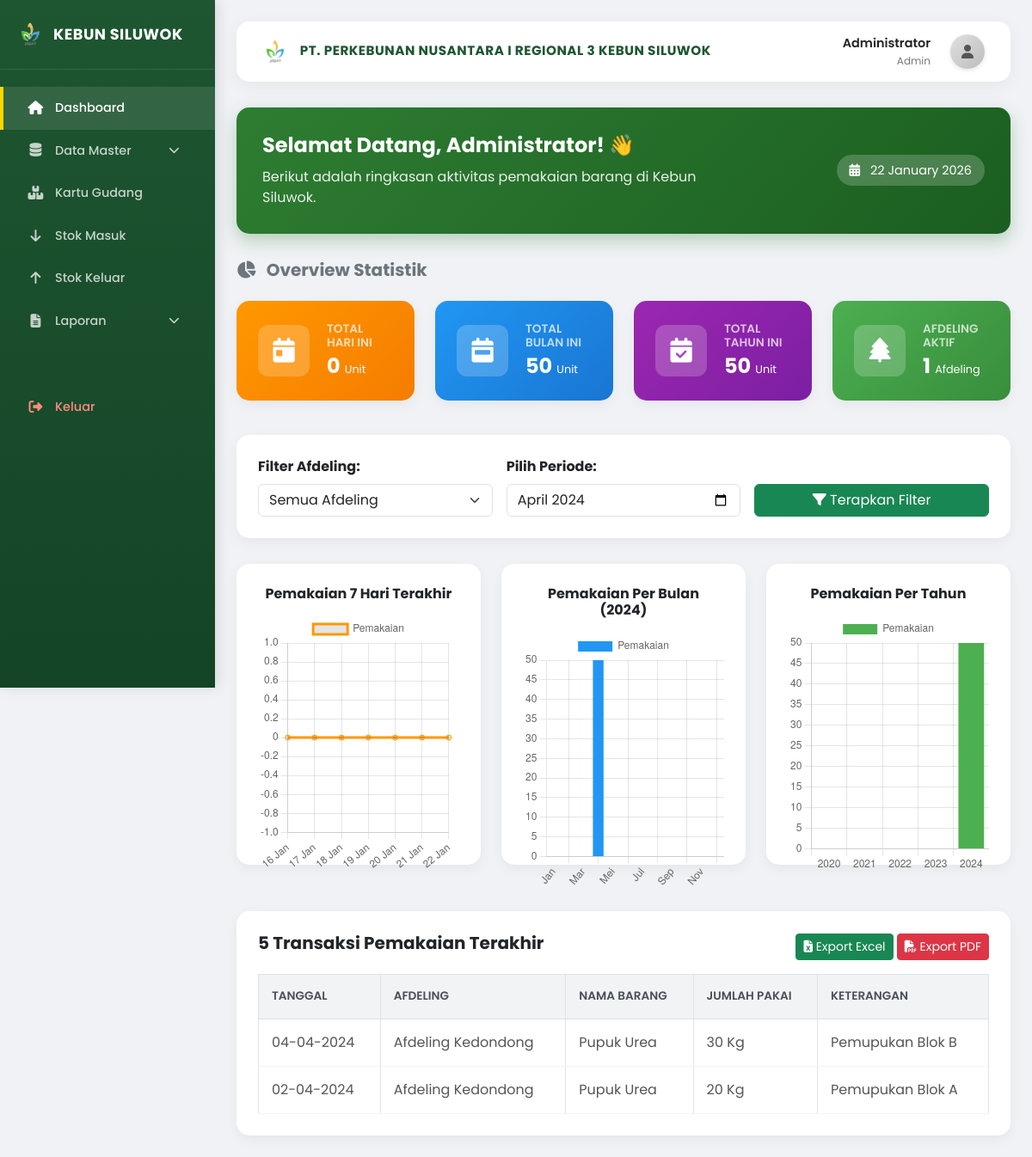
/dashboard.php (signed in), run on the app's committed database.
### tables this page shows
CREATE TABLE IF NOT EXISTS transaksi_gudang (
    id INT AUTO_INCREMENT PRIMARY KEY,
    tanggal DATE NOT NULL,
    id_barang INT NOT NULL,
    id_afdeling INT NOT NULL,
    no_bukti VARCHAR(50),
    nama_mandor VARCHAR(100),
    jenis_transaksi ENUM('masuk', 'keluar') NOT NULL,
    jumlah DECIMAL(10,2) NOT NULL,
    keterangan TEXT,
    created_at TIMESTAMP DEFAULT CURRENT_TIMESTAMP,
    FOREIGN KEY (id_barang) REFERENCES barang(id),
    FOREIGN KEY (id_afdeling) REFERENCES afdeling(id)
);

CREATE TABLE IF NOT EXISTS afdeling (
    id INT AUTO_INCREMENT PRIMARY KEY,
    nama_afdeling VARCHAR(100) NOT NULL
);

CREATE TABLE IF NOT EXISTS barang (
    id INT AUTO_INCREMENT PRIMARY KEY,
    kode_barang VARCHAR(20) NOT NULL,
    nama_barang VARCHAR(100) NOT NULL,
    satuan VARCHAR(20) NOT NULL,
    stok INT DEFAULT 0
);

### dashboard.php (the view, shortened to what this page needs)
<?php
require_once 'config/database.php';
$selected_afdeling = isset($_GET['afdeling']) ? $_GET['afdeling'] : '';
if (isset($_GET['bulan'])) {
    $selected_bulan = $_GET['bulan'];
} else {
    $stmt_max = $koneksi->query("SELECT MAX(tanggal) FROM transaksi_gudang");
    $max_date = $stmt_max->fetchColumn();
    $selected_bulan = $max_date ? date('Y-m', strtotime($max_date)) : date('Y-m');
}
$where_clause = "WHERE jenis_transaksi = 'keluar'";
$params = [];
try {
    $sql_hari = "SELECT SUM(jumlah) FROM transaksi_gudang $where_clause AND tanggal = CURDATE()";
    $stmt = $koneksi->prepare($sql_hari);
    $stmt->execute($params);
    $total_hari_ini = $stmt->fetchColumn() ?: 0;
    $sql_bulan = "SELECT SUM(jumlah) FROM transaksi_gudang $where_clause AND DATE_FORMAT(tanggal, '%Y-%m') = :bulan";
    $params_bulan = $params;
    $params_bulan[':bulan'] = $selected_bulan;
    $stmt = $koneksi->prepare($sql_bulan);
    $stmt->execute($params_bulan);
    $total_bulan_ini = $stmt->fetchColumn() ?: 0;
    $sql_tahun = "SELECT SUM(jumlah) FROM transaksi_gudang $where_clause AND YEAR(tanggal) = :tahun";
    $params_tahun = $params;
    $params_tahun[':tahun'] = date('Y', strtotime($selected_bulan));
    $stmt = $koneksi->prepare($sql_tahun);
    $stmt->execute($params_tahun);
    $total_tahun_ini = $stmt->fetchColumn() ?: 0;
    $sql_aktif = "SELECT COUNT(DISTINCT id_afdeling) FROM transaksi_gudang WHERE jenis_transaksi = 'keluar' AND DATE_FORMAT(tanggal, '%Y-%m') = :bulan";
    $stmt = $koneksi->prepare($sql_aktif);
    $stmt->execute([':bulan' => $selected_bulan]);
    $afdeling_aktif = $stmt->fetchColumn() ?: 0;
    $daily_labels = [];
    $daily_data = [];
    for ($i = 6; $i >= 0; $i--) {
        $date = date('Y-m-d', strtotime("-$i days"));
        $daily_labels[] = date('d M', strtotime($date));
        $sql_chart = "SELECT SUM(jumlah) FROM transaksi_gudang $where_clause AND tanggal = :date";
        $params_chart = $params;
        $params_chart[':date'] = $date;
        $stmt = $koneksi->prepare($sql_chart);
        $stmt->execute($params_chart);
        $daily_data[] = $stmt->fetchColumn() ?: 0;
    }
    $monthly_labels = ['Jan', 'Feb', 'Mar', 'Apr', 'Mei', 'Jun', 'Jul', 'Ags', 'Sep', 'Okt', 'Nov', 'Des'];
    $monthly_data = [];
    $current_year = date('Y', strtotime($selected_bulan));
    for ($m = 1; $m <= 12; $m++) {
        $month_str = sprintf("%02d", $m);
        $sql_chart = "SELECT SUM(jumlah) FROM transaksi_gudang $where_clause AND DATE_FORMAT(tanggal, '%Y-%m') = :month";
        $params_chart = $params;
        $params_chart[':month'] = "$current_year-$month_str";
        $stmt = $koneksi->prepare($sql_chart);
        $stmt->execute($params_chart);
        $monthly_data[] = $stmt->fetchColumn() ?: 0;
    }
    $yearly_labels = [];
    $yearly_data = [];
    for ($y = $current_year - 4; $y <= $current_year; $y++) {
        $yearly_labels[] = (string)$y;
        $sql_chart = "SELECT SUM(jumlah) FROM transaksi_gudang $where_clause AND YEAR(tanggal) = :year";
        $params_chart = $params;
        $params_chart[':year'] = $y;
        $stmt = $koneksi->prepare($sql_chart);
        $stmt->execute($params_chart);
        $yearly_data[] = $stmt->fetchColumn() ?: 0;
    }
    $sql_table = "SELECT t.*, a.nama_afdeling, b.nama_barang, b.satuan
                  FROM transaksi_gudang t
                  JOIN afdeling a ON t.id_afdeling = a.id
                  JOIN barang b ON t.id_barang = b.id
                  $where_clause
                  ORDER BY t.tanggal DESC, t.id DESC LIMIT 5";
    $stmt = $koneksi->prepare($sql_table);
    $stmt->execute($params);
    $recent_transactions = $stmt->fetchAll(PDO::FETCH_ASSOC);
} catch (PDOException $e) {
    die("Error Database: " . $e->getMessage());
}
?>
<!DOCTYPE html>
<html lang="id">
<head>
    <link href="https://cdn.jsdelivr.net/npm/bootstrap@5.3.0/dist/css/bootstrap.min.css" rel="stylesheet">
    <link rel="stylesheet" href="https://cdnjs.cloudflare.com/ajax/libs/font-awesome/6.4.0/css/all.min.css">
    <link rel="stylesheet" href="assets/css/dashboard.css">
</head>
<body>
    <div class="sidebar">
        <div class="sidebar-header">
            <img src="assets/img/log.png" alt="Logo" style="width: 30px;">
            <a href="#" class="sidebar-brand">KEBUN SILUWOK</a>
        </div>
        <ul class="sidebar-menu">
            <li><a href="dashboard.php" class="active"><i class="fas fa-home"></i> Dashboard</a></li>
            <li>
                <a href="#submenuDataMaster" data-bs-toggle="collapse" class="d-flex align-items-center">
                    <i class="fas fa-database"></i> Data Master
                    <i class="fas fa-chevron-down ms-auto" style="font-size: 0.8rem;"></i>
                </a>
            </li>
            <li><a href="kartu_gudang.php"><i class="fas fa-boxes"></i> Kartu Gudang</a></li>
            <li><a href="stok_masuk.php"><i class="fas fa-arrow-down"></i> Stok Masuk</a></li>
            <li><a href="stok_keluar.php"><i class="fas fa-arrow-up"></i> Stok Keluar</a></li>
            <li>
                <a href="#submenuLaporan" data-bs-toggle="collapse" class="d-flex align-items-center">
                    <i class="fas fa-file-alt"></i> Laporan
                    <i class="fas fa-chevron-down ms-auto" style="font-size: 0.8rem;"></i>
                </a>
            </li>
            <li style="margin-top: 50px;">
                <a href="logout.php" style="color: #ff8a80;"><i class="fas fa-sign-out-alt"></i> Keluar</a>
            </li>
        </ul>
    </div>
    <div class="main-content">
        <div class="top-navbar">
            <div class="d-flex align-items-center">
                <div class="company-title">
                    <img src="assets/img/log.png" alt="Logo" style="height: 30px; margin-right: 10px;">
                    PT. PERKEBUNAN NUSANTARA I REGIONAL 3 KEBUN SILUWOK
                </div>
            </div>
            <div class="user-profile">
                <div class="text-end me-2 d-none d-sm-block">
                    <div style="font-weight: 600; font-size: 0.9rem;"><?php echo $_SESSION['nama_lengkap']; ?></div>
                    <div style="font-size: 0.75rem; color: #777;"><?php echo ucfirst($_SESSION['role']); ?></div>
                </div>
                <div class="user-avatar">
                    <i class="fas fa-user"></i>
                </div>
            </div>
        </div>
        <div class="welcome-banner">
            <div class="row align-items-center">
                <div class="col-md-8">
                    <h4>Selamat Datang, <?php echo $_SESSION['nama_lengkap']; ?>! 👋</h4>
                    <p>Berikut adalah ringkasan aktivitas pemakaian barang di Kebun Siluwok.</p>
                </div>
                <div class="col-md-4 text-end d-none d-md-block">
                    <span style="font-size: 0.9rem; background: rgba(255,255,255,0.2); padding: 8px 15px; border-radius: 20px;">
                        <i class="fas fa-calendar-alt me-2"></i> <?php echo date('d F Y'); ?>
                    </span>
                </div>
            </div>
        </div>
        <div class="d-flex justify-content-between align-items-center mb-4">
            <h5 class="m-0 fw-bold text-secondary"><i class="fas fa-chart-pie me-2"></i> Overview Statistik</h5>
        </div>
        <div class="row mb-4">
            <div class="col-md-3 col-sm-6 mb-3">
                <div class="stats-card card-gradient-orange">
                    <div class="stats-icon"><i class="fas fa-calendar-day"></i></div>
                    <div class="stats-info">
                        <h6>Total Hari Ini</h6>
                        <h3><?php echo number_format($total_hari_ini); ?> <span style="font-size: 0.8rem; font-weight: 400;">Unit</span></h3>
                    </div>
                </div>
            </div>
            <div class="col-md-3 col-sm-6 mb-3">
                <div class="stats-card card-gradient-blue">
                    <div class="stats-icon"><i class="fas fa-calendar-week"></i></div>
                    <div class="stats-info">
                        <h6>Total Bulan Ini</h6>
                        <h3><?php echo number_format($total_bulan_ini); ?> <span style="font-size: 0.8rem; font-weight: 400;">Unit</span></h3>
                    </div>
                </div>
            </div>
            <div class="col-md-3 col-sm-6 mb-3">
                <div class="stats-card card-gradient-purple">
                    <div class="stats-icon"><i class="fas fa-calendar-check"></i></div>
                    <div class="stats-info">
                        <h6>Total Tahun Ini</h6>
                        <h3><?php echo number_format($total_tahun_ini); ?> <span style="font-size: 0.8rem; font-weight: 400;">Unit</span></h3>
                    </div>
                </div>
            </div>
            <div class="col-md-3 col-sm-6 mb-3">
                <div class="stats-card card-gradient-green">
                    <div class="stats-icon"><i class="fas fa-tree"></i></div>
                    <div class="stats-info">
                        <h6>Afdeling Aktif</h6>
                        <h3><?php echo $afdeling_aktif; ?> <span style="font-size: 0.8rem; font-weight: 400;">Afdeling</span></h3>
                    </div>
                </div>
            </div>
        </div>
        <div class="filter-section">
            <form method="GET" class="row g-3">
                <div class="col-md-4">
                    <label class="form-label fw-bold">Filter Afdeling:</label>
                    <select name="afdeling" class="form-select">
                        <option value="">Semua Afdeling</option>
                    </select>
                </div>
                <div class="col-md-4">
                    <label class="form-label fw-bold">Pilih Periode:</label>
                    <input type="month" name="bulan" class="form-control" value="<?php echo $selected_bulan; ?>">
                </div>
                <div class="col-md-4 d-flex align-items-end">
                    <button type="submit" class="btn btn-success w-100"><i class="fas fa-filter"></i> Terapkan Filter</button>
                </div>
            </form>
        </div>
        <div class="row mb-4">
            <div class="col-md-4">
                <div class="chart-container">
                    <h6 class="fw-bold mb-3 text-center">Pemakaian 7 Hari Terakhir</h6>
                    <canvas id="dailyChart"></canvas>
                </div>
            </div>
            <div class="col-md-4">
                <div class="chart-container">
                    <h6 class="fw-bold mb-3 text-center">Pemakaian Per Bulan (<?php echo $current_year; ?>)</h6>
                    <canvas id="monthlyChart"></canvas>
                </div>
            </div>
            <div class="col-md-4">
                <div class="chart-container">
                    <h6 class="fw-bold mb-3 text-center">Pemakaian Per Tahun</h6>
                    <canvas id="yearlyChart"></canvas>
                </div>
            </div>
        </div>
        <div class="table-container">
            <div class="d-flex justify-content-between align-items-center mb-3">
                <h5 class="fw-bold">5 Transaksi Pemakaian Terakhir</h5>
                <div>
                    <a href="export_dashboard.php?bulan=<?php echo $selected_bulan; ?>&afdeling=<?php echo $selected_afdeling; ?>&type=excel" target="_blank" class="btn btn-success btn-sm">
                        <i class="fas fa-file-excel"></i> Export Excel
                    </a>
                    <a href="export_dashboard.php?bulan=<?php echo $selected_bulan; ?>&afdeling=<?php echo $selected_afdeling; ?>&type=pdf" target="_blank" class="btn btn-danger btn-sm">
                        <i class="fas fa-file-pdf"></i> Export PDF
                    </a>
                </div>
            </div>
            <div class="table-responsive">
                <table class="table table-hover table-bordered">
                    <thead>
                        <tr>
                            <th>Tanggal</th>
                            <th>Afdeling</th>
                            <th>Nama Barang</th>
                            <th>Jumlah Pakai</th>
                            <th>Keterangan</th>
                        </tr>
                    </thead>
                    <tbody>
                        <?php if(empty($recent_transactions)): ?>
                            <tr><td colspan="5" class="text-center">Tidak ada data transaksi</td></tr>
                        <?php else: ?>
                            <?php foreach($recent_transactions as $row): ?>
                            <tr>
                                <td><?php echo date('d-m-Y', strtotime($row['tanggal'])); ?></td>
                                <td><?php echo $row['nama_afdeling']; ?></td>
                                <td><?php echo $row['nama_barang']; ?></td>
                                <td><?php echo number_format($row['jumlah'], 0); ?> <?php echo $row['satuan']; ?></td>
                                <td><?php echo $row['keterangan']; ?></td>
                            </tr>
                            <?php endforeach; ?>
                        <?php endif; ?>
                    </tbody>
                </table>
            </div>
        </div>
    </div>
    <script>
        // Toggle Sidebar Mobile
        document.getElementById('sidebarToggle').addEventListener('click', function() {
            document.querySelector('.sidebar').classList.toggle('active');
            document.querySelector('.main-content').classList.toggle('active');
        });
        // Daily Chart
        const ctxDaily = document.getElementById('dailyChart').getContext('2d');
        new Chart(ctxDaily, {
            type: 'line',
            data: {
                labels: <?php echo json_encode($daily_labels); ?>,
                datasets: [{
                    label: 'Pemakaian',
                    data: <?php echo json_encode($daily_data); ?>,
                    borderColor: '#ff9800',
                    tension: 0.4,
                    fill: false
                }]
            },
            options: { responsive: true, maintainAspectRatio: false }
        });
        // Monthly Chart
        const ctxMonthly = document.getElementById('monthlyChart').getContext('2d');
        new Chart(ctxMonthly, {
            type: 'bar',
            data: {
                labels: <?php echo json_encode($monthly_labels); ?>,
                datasets: [{
                    label: 'Pemakaian',
                    data: <?php echo json_encode($monthly_data); ?>,
                    backgroundColor: '#2196f3'
                }]
            },
            options: { responsive: true, maintainAspectRatio: false }
        });
        // Yearly Chart
        const ctxYearly = document.getElementById('yearlyChart').getContext('2d');
        new Chart(ctxYearly, {
            type: 'bar',
            data: {
                labels: <?php echo json_encode($yearly_labels); ?>,
                datasets: [{
                    label: 'Pemakaian',
                    data: <?php echo json_encode($yearly_data); ?>,
                    backgroundColor: '#4caf50'
                }]
            },
            options: { responsive: true, maintainAspectRatio: false }
        });
    </script>
</body>
</html>

### data on the page
transaksi_gudang: tanggal "04-04-2024", id_afdeling.nama_afdeling "Afdeling Kedondong", id_barang.nama_barang "Pupuk Urea", jumlah "30", id_barang.satuan "Kg", keterangan "Pemupukan Blok B"
transaksi_gudang: tanggal "02-04-2024", id_afdeling.nama_afdeling "Afdeling Kedondong", id_barang.nama_barang "Pupuk Urea", jumlah "20", id_barang.satuan "Kg", keterangan "Pemupukan Blok A"

### other printed values
$_SESSION['nama_lengkap'] "Administrator"
$_SESSION['role'] "Admin"
$total_hari_ini "0"
$total_bulan_ini "50"
$total_tahun_ini "50"
$afdeling_aktif "1"
$current_year "2024"
chart data {{ json_encode($daily_data) }} [0,0,0,0,0,0,0]
chart data {{ json_encode($monthly_data) }} [0,0,0,"50.00",0,0,0,0,0,0,0,0]
